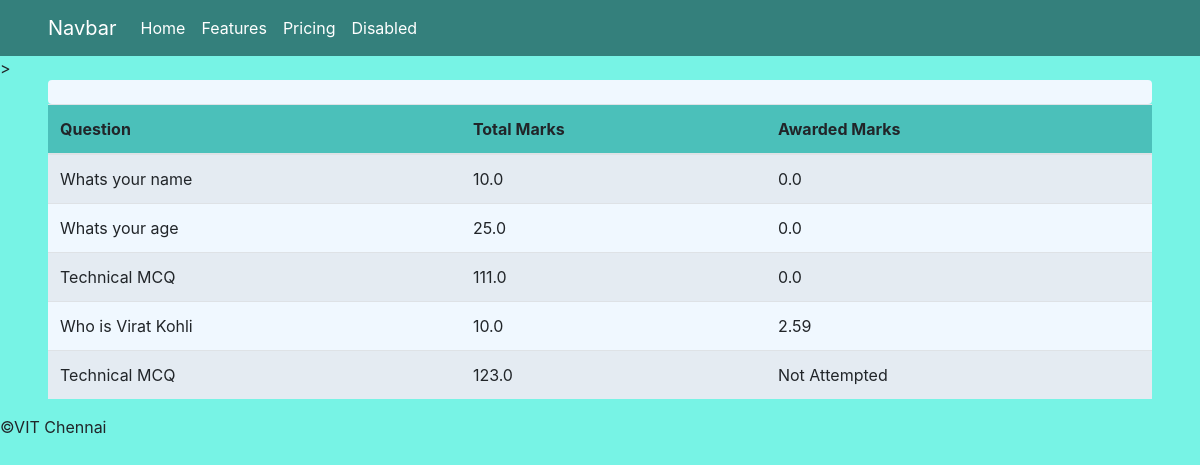
Page /results/15 (signed in) on the committed database.
### OCR/models.py (models this page shows)
class Question(models.Model):
    question_desc=models.CharField(max_length=200)
    correct_answer=models.CharField(max_length=200)
    marks=models.FloatField()
    def __str__(self) -> str:
        return self.question_desc

### OCR/views.py (the view)
# urls.py: path("results/<str:pk>",views.getStudentPerformance),
def getStudentPerformance(request,pk):
    test=Test.objects.get(id=pk)
    question=test.questions.all()
    s=test.classroom.student.all()
    l=[]
    for j in question:
            m=[]
            try:
                a=Answer.objects.filter(question=j,student=Student.objects.get(user=request.user))
                if(a.count()==0):
                    m+=[j,j.marks,"Not Attempted"]
                for i in a:
                    m+=[j,j.marks,round(i.awarded_marks,2)]
            except:
                m+=["Not Attempted"]
            l+=[m]
    return render(request,"viewResuts.html",{"l":l})

### OCR/templates/viewResuts.html (shortened to what this page needs)
<!DOCTYPE html>
<html lang="en">
<head>
    <link rel="stylesheet" href="https://cdn.jsdelivr.net/npm/bootstrap@4.0.0/dist/css/bootstrap.min.css"
>
</head>
<body style="background-color: #77f3e5;">
    <nav class="navbar navbar-expand-lg navbar-light px-5" style="background-color: #34807c; color: white;">
        <a class="navbar-brand" href="#" style="color: white;">Navbar</a>
        <div class="collapse navbar-collapse" id="navbarNav">
          <ul class="navbar-nav">
            <li class="nav-item active">
              <a class="nav-link" href="#" style="color: white;">Home <span class="sr-only">(current)</span></a>
            </li>
            <li class="nav-item">
              <a class="nav-link" href="#" style="color: white;">Features</a>
            </li>
            <li class="nav-item">
              <a class="nav-link" href="#" style="color: white;">Pricing</a>
            </li>
            <li class="nav-item">
              <a class="nav-link " href="#" style="color: white;">Disabled</a>
            </li>
          </ul>
        </div>
      </nav>
>   <div class="mx-5 text-center p-2 rounded" style="background-color: aliceblue;">
    </div>
    <div class="mx-5 rounded">
        <table class="table table-hover table-striped">
            <thead style="background-color: #4bc0ba;">
                <tr>
                  <th scope="col">Question</th>
                  <th scope="col" >Total Marks</th>
                  <th scope="col">Awarded Marks</th>
                </tr>
              </thead>
              <tbody style="background-color: aliceblue;">
                {% for i in l %}
                <tr>
                    {% for j in i %}
                    <td>{{j}}</td>
                    {% endfor %}
                </tr>
                {% endfor %}
            </tbody>
        </table>
    </div>
        <div class="footer">
          <p>©VIT Chennai</p>
        </div>
</body>
</html>

### rows in the picture
Question: question_desc "Whats your name", i "10.0" "0.0"
Question: question_desc "Whats your age", i "25.0" "0.0"
Question: question_desc "Technical MCQ", i "111.0" "0.0"
Question: question_desc "Who is Virat Kohli", i "10.0" "2.59"
Question: question_desc "Technical MCQ", i "123.0" "Not Attempted"
